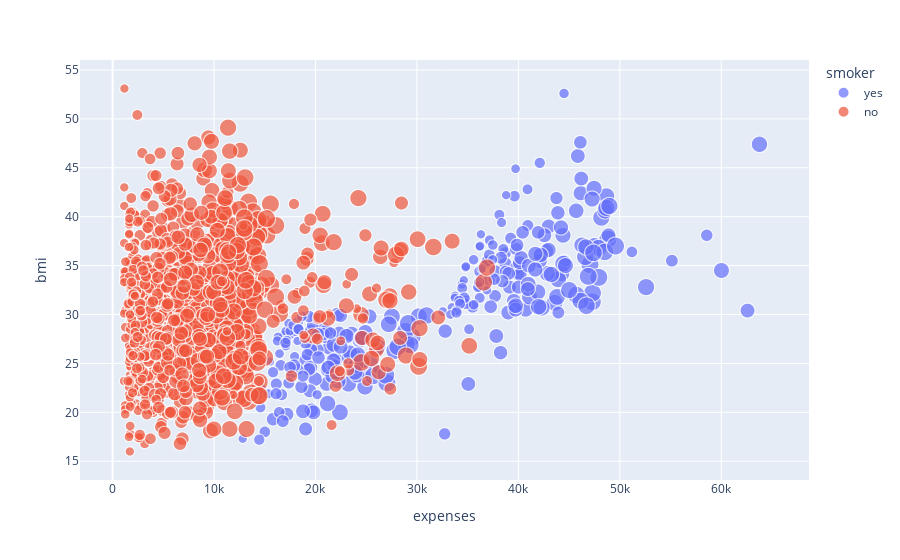

Notebook code for this chart:
### Markdown cell above
- Similar trendlines appear for BMI as well
- BMI impacts Smokers significantly ($20k-50k)
- On the contrary, Non - Smokers have very little effect of BMI

### Code cell
# A Bubble Chart of Expense vs BMI, Age, Smoking (North - West Region)

px.scatter (data,
            x = "expenses",
            y = "bmi",
            size = "age",
            color = "smoker",
            hover_name = "expenses", size_max = 18)

### Figure 1 — Plotly figure (JSON) as saved in the notebook; plotly's stock layout.template omitted (floating-point values rounded to 4 significant figures; data arrays with more than 128 entries replaced by an {"elided": "..."} marker saying what was removed)
{"data": [{"hovertemplate": "<b>%{hovertext}</b><br><br>smoker=yes<br>expenses=%{x}<br>bmi=%{y}<br>age=%{marker.size}<extra></extra>", "hovertext": {"elided": "274 float values"}, "legendgroup": "yes", "marker": {"color": "#636efa", "size": {"elided": "274 int values"}, "sizemode": "area", "sizeref": 0.1975, "symbol": "circle"}, "mode": "markers", "name": "yes", "showlegend": true, "type": "scattergl", "x": {"elided": "274 float values"}, "xaxis": "x", "y": {"elided": "274 float values"}, "yaxis": "y"}, {"hovertemplate": "<b>%{hovertext}</b><br><br>smoker=no<br>expenses=%{x}<br>bmi=%{y}<br>age=%{marker.size}<extra></extra>", "hovertext": {"elided": "1064 float values"}, "legendgroup": "no", "marker": {"color": "#EF553B", "size": {"elided": "1064 int values"}, "sizemode": "area", "sizeref": 0.1975, "symbol": "circle"}, "mode": "markers", "name": "no", "showlegend": true, "type": "scattergl", "x": {"elided": "1064 float values"}, "xaxis": "x", "y": {"elided": "1064 float values"}, "yaxis": "y"}], "layout": {"legend": {"itemsizing": "constant", "title": {"text": "smoker"}, "tracegroupgap": 0}, "margin": {"t": 60}, "xaxis": {"anchor": "y", "domain": [0, 1], "title": {"text": "expenses"}}, "yaxis": {"anchor": "x", "domain": [0, 1], "title": {"text": "bmi"}}}}
